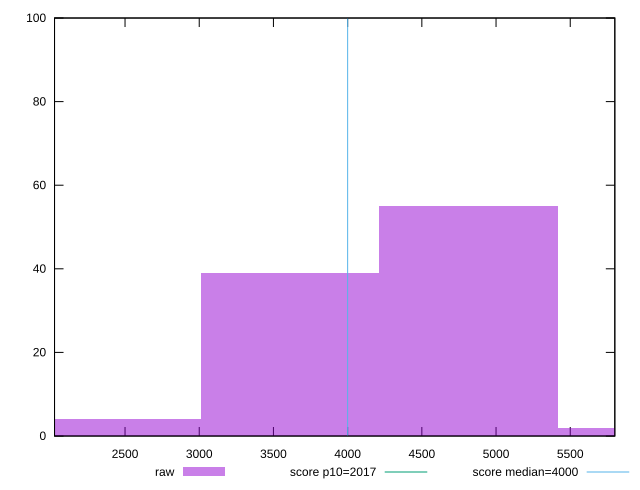

gnuplot code for this plot:
reset

$raw <<EOF
3612.17921164618 39
2408.119474430787 4
4816.238948861574 55
6020.298686076967 2
EOF

set key outside below
set boxwidth 1204.0597372153934
set xrange [2024.9519999999984:5800.371999999991]
set yrange [0:100]
set trange [0:100]
set style fill transparent solid 0.5 noborder

set parametric
set terminal svg size 640, 490 enhanced background rgb 'white'
set output "report/report_00029_2021-02-24T13-36-40.390Z/mainthread-work-breakdown/samples/music/raw/histogram.svg"

plot $raw title "raw" with boxes, \
     2017,t title "score p10=2017", \
     4000,t title "score median=4000"

reset
